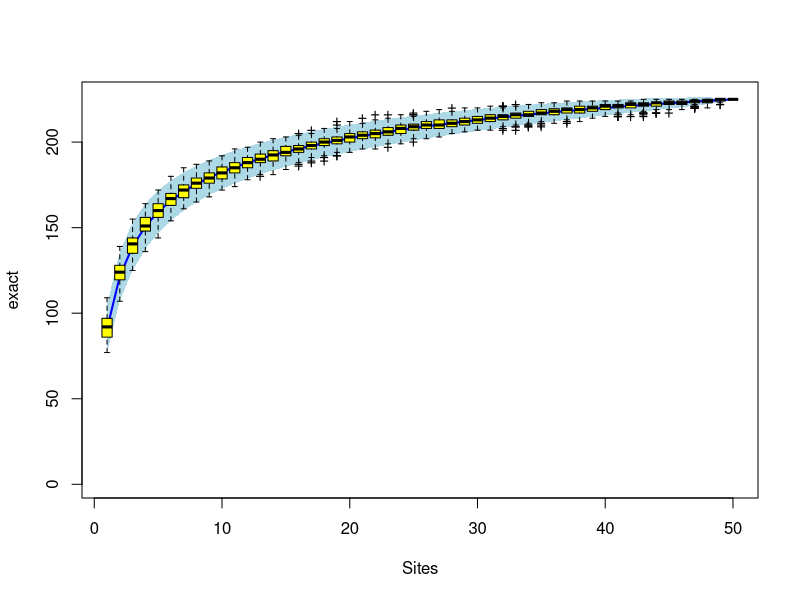
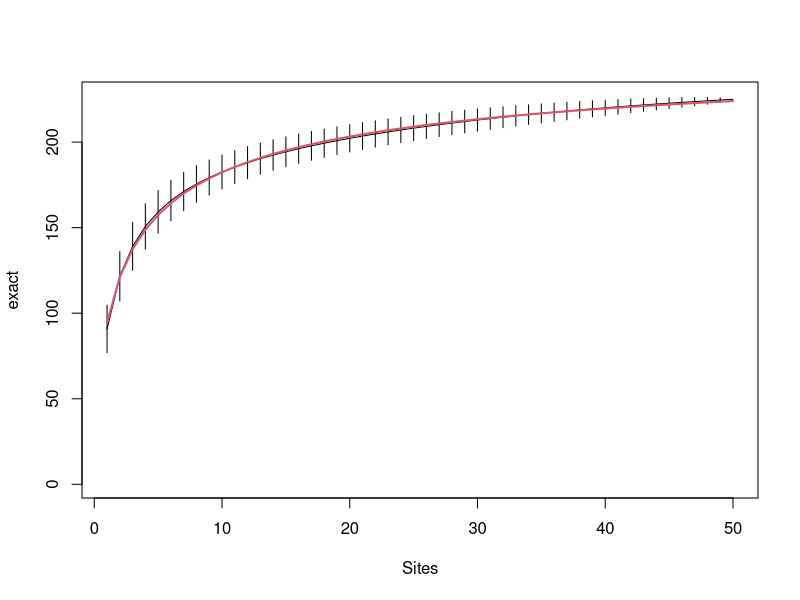
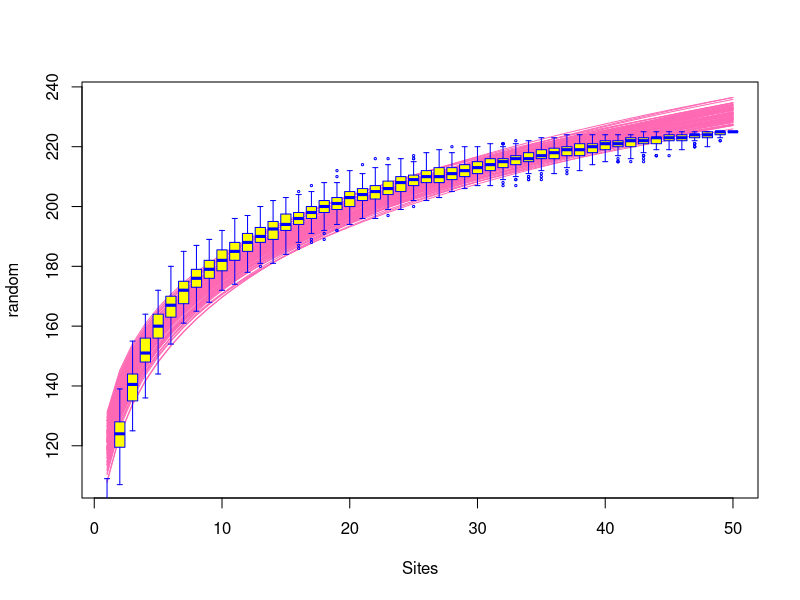

The R script that drew these images, in order:
library(vegan)


### Name: specaccum
### Title: Species Accumulation Curves
### Aliases: specaccum print.specaccum summary.specaccum plot.specaccum
###   lines.specaccum boxplot.specaccum fitspecaccum plot.fitspecaccum
###   lines.fitspecaccum predict.specaccum predict.fitspecaccum
###   AIC.fitspecaccum deviance.fitspecaccum logLik.fitspecaccum
###   nobs.fitspecaccum specslope
### Keywords: univar models

### ** Examples

data(BCI)
sp1 <- specaccum(BCI)
sp2 <- specaccum(BCI, "random")
sp2
summary(sp2)
plot(sp1, ci.type="poly", col="blue", lwd=2, ci.lty=0, ci.col="lightblue")
boxplot(sp2, col="yellow", add=TRUE, pch="+")
## Fit Lomolino model to the exact accumulation
mod1 <- fitspecaccum(sp1, "lomolino")
coef(mod1)
fitted(mod1)
plot(sp1)
## Add Lomolino model using argument 'add'
plot(mod1, add = TRUE, col=2, lwd=2)
## Fit Arrhenius models to all random accumulations
mods <- fitspecaccum(sp2, "arrh")
plot(mods, col="hotpink")
boxplot(sp2, col = "yellow", border = "blue", lty=1, cex=0.3, add= TRUE)
## Use nls() methods to the list of models
sapply(mods$models, AIC)
